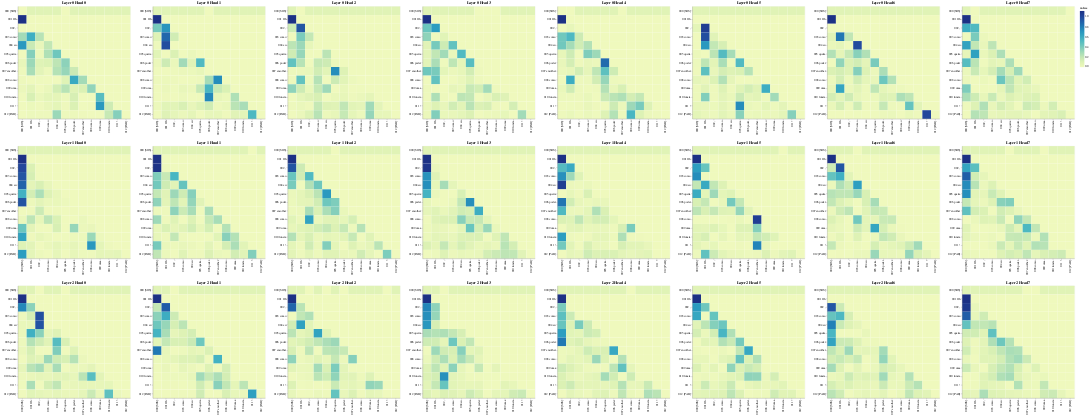

Write notebook code for a chart like this one.
### Code cell
layers = [0, 1, 2]
heads = [0, 1, 2, 3, 4, 5, 6, 7]

# Encoder Self-Attention
get_all_attention_maps("decoder", layers, heads, decoder_input_tokens, decoder_input_tokens, min(20, sentence_len))

### Figure 1 — Vega-Lite specification as saved in the notebook (floating-point values rounded to 4 significant figures; data arrays with more than 128 entries replaced by an {"elided": "..."} marker saying what was removed)
{"config": {"view": {"continuousWidth": 400, "continuousHeight": 300}}, "vconcat": [{"hconcat": [{"data": {"name": "data-1287518b8c2a91625d028aff295a7bdc"}, "mark": "rect", "encoding": {"color": {"field": "value", "type": "quantitative"}, "tooltip": [{"field": "row", "type": "quantitative"}, {"field": "column", "type": "quantitative"}, {"field": "value", "type": "quantitative"}, {"field": "row_token", "type": "nominal"}, {"field": "col_token", "type": "nominal"}], "x": {"axis": {"title": ""}, "field": "col_token", "type": "nominal"}, "y": {"axis": {"title": ""}, "field": "row_token", "type": "nominal"}}, "height": 400, "selection": {"selector073": {"type": "interval", "bind": "scales", "encodings": ["x", "y"]}}, "title": "Layer 0 Head 0", "width": 400}, {"data": {"name": "data-7558d588761920f6faf2c0345868d32f"}, "mark": "rect", "encoding": {"color": {"field": "value", "type": "quantitative"}, "tooltip": [{"field": "row", "type": "quantitative"}, {"field": "column", "type": "quantitative"}, {"field": "value", "type": "quantitative"}, {"field": "row_token", "type": "nominal"}, {"field": "col_token", "type": "nominal"}], "x": {"axis": {"title": ""}, "field": "col_token", "type": "nominal"}, "y": {"axis": {"title": ""}, "field": "row_token", "type": "nominal"}}, "height": 400, "selection": {"selector074": {"type": "interval", "bind": "scales", "encodings": ["x", "y"]}}, "title": "Layer 0 Head 1", "width": 400}, {"data": {"name": "data-f9934fe30c2fa0f59b81b7bdd1dc2fcc"}, "mark": "rect", "encoding": {"color": {"field": "value", "type": "quantitative"}, "tooltip": [{"field": "row", "type": "quantitative"}, {"field": "column", "type": "quantitative"}, {"field": "value", "type": "quantitative"}, {"field": "row_token", "type": "nominal"}, {"field": "col_token", "type": "nominal"}], "x": {"axis": {"title": ""}, "field": "col_token", "type": "nominal"}, "y": {"axis": {"title": ""}, "field": "row_token", "type": "nominal"}}, "height": 400, "selection": {"selector075": {"type": "interval", "bind": "scales", "encodings": ["x", "y"]}}, "title": "Layer 0 Head 2", "width": 400}, {"data": {"name": "data-dfbddc54a58456bec629a870340a66e0"}, "mark": "rect", "encoding": {"color": {"field": "value", "type": "quantitative"}, "tooltip": [{"field": "row", "type": "quantitative"}, {"field": "column", "type": "quantitative"}, {"field": "value", "type": "quantitative"}, {"field": "row_token", "type": "nominal"}, {"field": "col_token", "type": "nominal"}], "x": {"axis": {"title": ""}, "field": "col_token", "type": "nominal"}, "y": {"axis": {"title": ""}, "field": "row_token", "type": "nominal"}}, "height": 400, "selection": {"selector076": {"type": "interval", "bind": "scales", "encodings": ["x", "y"]}}, "title": "Layer 0 Head 3", "width": 400}, {"data": {"name": "data-4988aef2f304e617478095d0dcf6752a"}, "mark": "rect", "encoding": {"color": {"field": "value", "type": "quantitative"}, "tooltip": [{"field": "row", "type": "quantitative"}, {"field": "column", "type": "quantitative"}, {"field": "value", "type": "quantitative"}, {"field": "row_token", "type": "nominal"}, {"field": "col_token", "type": "nominal"}], "x": {"axis": {"title": ""}, "field": "col_token", "type": "nominal"}, "y": {"axis": {"title": ""}, "field": "row_token", "type": "nominal"}}, "height": 400, "selection": {"selector077": {"type": "interval", "bind": "scales", "encodings": ["x", "y"]}}, "title": "Layer 0 Head 4", "width": 400}, {"data": {"name": "data-427bfe737bd9a2bc926ce1474c1c30ce"}, "mark": "rect", "encoding": {"color": {"field": "value", "type": "quantitative"}, "tooltip": [{"field": "row", "type": "quantitative"}, {"field": "column", "type": "quantitative"}, {"field": "value", "type": "quantitative"}, {"field": "row_token", "type": "nominal"}, {"field": "col_token", "type": "nominal"}], "x": {"axis": {"title": ""}, "field": "col_token", "type": "nominal"}, "y": {"axis": {"title": ""}, "field": "row_token", "type": "nominal"}}, "height": 400, "selection": {"selector078": {"type": "interval", "bind": "scales", "encodings": ["x", "y"]}}, "title": "Layer 0 Head 5", "width": 400}, {"data": {"name": "data-cbac80082a35118b2bd616a7651ee070"}, "mark": "rect", "encoding": {"color": {"field": "value", "type": "quantitative"}, "tooltip": [{"field": "row", "type": "quantitative"}, {"field": "column", "type": "quantitative"}, {"field": "value", "type": "quantitative"}, {"field": "row_token", "type": "nominal"}, {"field": "col_token", "type": "nominal"}], "x": {"axis": {"title": ""}, "field": "col_token", "type": "nominal"}, "y": {"axis": {"title": ""}, "field": "row_token", "type": "nominal"}}, "height": 400, "selection": {"selector079": {"type": "interval", "bind": "scales", "encodings": ["x", "y"]}}, "title": "Layer 0 Head 6", "width": 400}, {"data": {"name": "data-3847459eb4e75ff86e25ecc2ed0479ba"}, "mark": "rect", "encoding": {"color": {"field": "value", "type": "quantitative"}, "tooltip": [{"field": "row", "type": "quantitative"}, {"field": "column", "type": "quantitative"}, {"field": "value", "type": "quantitative"}, {"field": "row_token", "type": "nominal"}, {"field": "col_token", "type": "nominal"}], "x": {"axis": {"title": ""}, "field": "col_token", "type": "nominal"}, "y": {"axis": {"title": ""}, "field": "row_token", "type": "nominal"}}, "height": 400, "selection": {"selector080": {"type": "interval", "bind": "scales", "encodings": ["x", "y"]}}, "title": "Layer 0 Head 7", "width": 400}]}, {"hconcat": [{"data": {"name": "data-6a114a9e0f77403b73c93722f071e978"}, "mark": "rect", "encoding": {"color": {"field": "value", "type": "quantitative"}, "tooltip": [{"field": "row", "type": "quantitative"}, {"field": "column", "type": "quantitative"}, {"field": "value", "type": "quantitative"}, {"field": "row_token", "type": "nominal"}, {"field": "col_token", "type": "nominal"}], "x": {"axis": {"title": ""}, "field": "col_token", "type": "nominal"}, "y": {"axis": {"title": ""}, "field": "row_token", "type": "nominal"}}, "height": 400, "selection": {"selector081": {"type": "interval", "bind": "scales", "encodings": ["x", "y"]}}, "title": "Layer 1 Head 0", "width": 400}, {"data": {"name": "data-20431f187365e6155cc66eadd2d42dd9"}, "mark": "rect", "encoding": {"color": {"field": "value", "type": "quantitative"}, "tooltip": [{"field": "row", "type": "quantitative"}, {"field": "column", "type": "quantitative"}, {"field": "value", "type": "quantitative"}, {"field": "row_token", "type": "nominal"}, {"field": "col_token", "type": "nominal"}], "x": {"axis": {"title": ""}, "field": "col_token", "type": "nominal"}, "y": {"axis": {"title": ""}, "field": "row_token", "type": "nominal"}}, "height": 400, "selection": {"selector082": {"type": "interval", "bind": "scales", "encodings": ["x", "y"]}}, "title": "Layer 1 Head 1", "width": 400}, {"data": {"name": "data-e74c17102c75a1d6f1b9da288a259b79"}, "mark": "rect", "encoding": {"color": {"field": "value", "type": "quantitative"}, "tooltip": [{"field": "row", "type": "quantitative"}, {"field": "column", "type": "quantitative"}, {"field": "value", "type": "quantitative"}, {"field": "row_token", "type": "nominal"}, {"field": "col_token", "type": "nominal"}], "x": {"axis": {"title": ""}, "field": "col_token", "type": "nominal"}, "y": {"axis": {"title": ""}, "field": "row_token", "type": "nominal"}}, "height": 400, "selection": {"selector083": {"type": "interval", "bind": "scales", "encodings": ["x", "y"]}}, "title": "Layer 1 Head 2", "width": 400}, {"data": {"name": "data-86a38a5c907898faefc7f5de890126e3"}, "mark": "rect", "encoding": {"color": {"field": "value", "type": "quantitative"}, "tooltip": [{"field": "row", "type": "quantitative"}, {"field": "column", "type": "quantitative"}, {"field": "value", "type": "quantitative"}, {"field": "row_token", "type": "nominal"}, {"field": "col_token", "type": "nominal"}], "x": {"axis": {"title": ""}, "field": "col_token", "type": "nominal"}, "y": {"axis": {"title": ""}, "field": "row_token", "type": "nominal"}}, "height": 400, "selection": {"selector084": {"type": "interval", "bind": "scales", "encodings": ["x", "y"]}}, "title": "Layer 1 Head 3", "width": 400}, {"data": {"name": "data-92c2093aee952a4b03072dccf6bddcf9"}, "mark": "rect", "encoding": {"color": {"field": "value", "type": "quantitative"}, "tooltip": [{"field": "row", "type": "quantitative"}, {"field": "column", "type": "quantitative"}, {"field": "value", "type": "quantitative"}, {"field": "row_token", "type": "nominal"}, {"field": "col_token", "type": "nominal"}], "x": {"axis": {"title": ""}, "field": "col_token", "type": "nominal"}, "y": {"axis": {"title": ""}, "field": "row_token", "type": "nominal"}}, "height": 400, "selection": {"selector085": {"type": "interval", "bind": "scales", "encodings": ["x", "y"]}}, "title": "Layer 1 Head 4", "width": 400}, {"data": {"name": "data-cee5aed502c3f3d9adfe298b20069e75"}, "mark": "rect", "encoding": {"color": {"field": "value", "type": "quantitative"}, "tooltip": [{"field": "row", "type": "quantitative"}, {"field": "column", "type": "quantitative"}, {"field": "value", "type": "quantitative"}, {"field": "row_token", "type": "nominal"}, {"field": "col_token", "type": "nominal"}], "x": {"axis": {"title": ""}, "field": "col_token", "type": "nominal"}, "y": {"axis": {"title": ""}, "field": "row_token", "type": "nominal"}}, "height": 400, "selection": {"selector086": {"type": "interval", "bind": "scales", "encodings": ["x", "y"]}}, "title": "Layer 1 Head 5", "width": 400}, {"data": {"name": "data-3ea32a17e7e91b996983c147a04092c6"}, "mark": "rect", "encoding": {"color": {"field": "value", "type": "quantitative"}, "tooltip": [{"field": "row", "type": "quantitative"}, {"field": "column", "type": "quantitative"}, {"field": "value", "type": "quantitative"}, {"field": "row_token", "type": "nominal"}, {"field": "col_token", "type": "nominal"}], "x": {"axis": {"title": ""}, "field": "col_token", "type": "nominal"}, "y": {"axis": {"title": ""}, "field": "row_token", "type": "nominal"}}, "height": 400, "selection": {"selector087": {"type": "interval", "bind": "scales", "encodings": ["x", "y"]}}, "title": "Layer 1 Head 6", "width": 400}, {"data": {"name": "data-5343f0fb4efe6327ff675f6a7ef1357b"}, "mark": "rect", "encoding": {"color": {"field": "value", "type": "quantitative"}, "tooltip": [{"field": "row", "type": "quantitative"}, {"field": "column", "type": "quantitative"}, {"field": "value", "type": "quantitative"}, {"field": "row_token", "type": "nominal"}, {"field": "col_token", "type": "nominal"}], "x": {"axis": {"title": ""}, "field": "col_token", "type": "nominal"}, "y": {"axis": {"title": ""}, "field": "row_token", "type": "nominal"}}, "height": 400, "selection": {"selector088": {"type": "interval", "bind": "scales", "encodings": ["x", "y"]}}, "title": "Layer 1 Head 7", "width": 400}]}, {"hconcat": [{"data": {"name": "data-f970c5d499b325030157a6d7431487c3"}, "mark": "rect", "encoding": {"color": {"field": "value", "type": "quantitative"}, "tooltip": [{"field": "row", "type": "quantitative"}, {"field": "column", "type": "quantitative"}, {"field": "value", "type": "quantitative"}, {"field": "row_token", "type": "nominal"}, {"field": "col_token", "type": "nominal"}], "x": {"axis": {"title": ""}, "field": "col_token", "type": "nominal"}, "y": {"axis": {"title": ""}, "field": "row_token", "type": "nominal"}}, "height": 400, "selection": {"selector089": {"type": "interval", "bind": "scales", "encodings": ["x", "y"]}}, "title": "Layer 2 Head 0", "width": 400}, {"data": {"name": "data-26170f23cdcbb66b90b7d0dba2980aec"}, "mark": "rect", "encoding": {"color": {"field": "value", "type": "quantitative"}, "tooltip": [{"field": "row", "type": "quantitative"}, {"field": "column", "type": "quantitative"}, {"field": "value", "type": "quantitative"}, {"field": "row_token", "type": "nominal"}, {"field": "col_token", "type": "nominal"}], "x": {"axis": {"title": ""}, "field": "col_token", "type": "nominal"}, "y": {"axis": {"title": ""}, "field": "row_token", "type": "nominal"}}, "height": 400, "selection": {"selector090": {"type": "interval", "bind": "scales", "encodings": ["x", "y"]}}, "title": "Layer 2 Head 1", "width": 400}, {"data": {"name": "data-22896ff65778b198d85f287b8342093f"}, "mark": "rect", "encoding": {"color": {"field": "value", "type": "quantitative"}, "tooltip": [{"field": "row", "type": "quantitative"}, {"field": "column", "type": "quantitative"}, {"field": "value", "type": "quantitative"}, {"field": "row_token", "type": "nominal"}, {"field": "col_token", "type": "nominal"}], "x": {"axis": {"title": ""}, "field": "col_token", "type": "nominal"}, "y": {"axis": {"title": ""}, "field": "row_token", "type": "nominal"}}, "height": 400, "selection": {"selector091": {"type": "interval", "bind": "scales", "encodings": ["x", "y"]}}, "title": "Layer 2 Head 2", "width": 400}, {"data": {"name": "data-a4ad6d29de20bc2f94a1a43cf78ab95e"}, "mark": "rect", "encoding": {"color": {"field": "value", "type": "quantitative"}, "tooltip": [{"field": "row", "type": "quantitative"}, {"field": "column", "type": "quantitative"}, {"field": "value", "type": "quantitative"}, {"field": "row_token", "type": "nominal"}, {"field": "col_token", "type": "nominal"}], "x": {"axis": {"title": ""}, "field": "col_token", "type": "nominal"}, "y": {"axis": {"title": ""}, "field": "row_token", "type": "nominal"}}, "height": 400, "selection": {"selector092": {"type": "interval", "bind": "scales", "encodings": ["x", "y"]}}, "title": "Layer 2 Head 3", "width": 400}, {"data": {"name": "data-c730fd6208de04f546b78565861d79a2"}, "mark": "rect", "encoding": {"color": {"field": "value", "type": "quantitative"}, "tooltip": [{"field": "row", "type": "quantitative"}, {"field": "column", "type": "quantitative"}, {"field": "value", "type": "quantitative"}, {"field": "row_token", "type": "nominal"}, {"field": "col_token", "type": "nominal"}], "x": {"axis": {"title": ""}, "field": "col_token", "type": "nominal"}, "y": {"axis": {"title": ""}, "field": "row_token", "type": "nominal"}}, "height": 400, "selection": {"selector093": {"type": "interval", "bind": "scales", "encodings": ["x", "y"]}}, "title": "Layer 2 Head 4", "width": 400}, {"data": {"name": "data-f1048f14439a9f35f0931da1b6741aaa"}, "mark": "rect", "encoding": {"color": {"field": "value", "type": "quantitative"}, "tooltip": [{"field": "row", "type": "quantitative"}, {"field": "column", "type": "quantitative"}, {"field": "value", "type": "quantitative"}, {"field": "row_token", "type": "nominal"}, {"field": "col_token", "type": "nominal"}], "x": {"axis": {"title": ""}, "field": "col_token", "type": "nominal"}, "y": {"axis": {"title": ""}, "field": "row_token", "type": "nominal"}}, "height": 400, "selection": {"selector094": {"type": "interval", "bind": "scales", "encodings": ["x", "y"]}}, "title": "Layer 2 Head 5", "width": 400}, {"data": {"name": "data-1a04d3ea1ef0e427f7bd8aa24cc57f2e"}, "mark": "rect", "encoding": {"color": {"field": "value", "type": "quantitative"}, "tooltip": [{"field": "row", "type": "quantitative"}, {"field": "column", "type": "quantitative"}, {"field": "value", "type": "quantitative"}, {"field": "row_token", "type": "nominal"}, {"field": "col_token", "type": "nominal"}], "x": {"axis": {"title": ""}, "field": "col_token", "type": "nominal"}, "y": {"axis": {"title": ""}, "field": "row_token", "type": "nominal"}}, "height": 400, "selection": {"selector095": {"type": "interval", "bind": "scales", "encodings": ["x", "y"]}}, "title": "Layer 2 Head 6", "width": 400}, {"data": {"name": "data-f913a8a03e93a30db5a89491bc63dfd9"}, "mark": "rect", "encoding": {"color": {"field": "value", "type": "quantitative"}, "tooltip": [{"field": "row", "type": "quantitative"}, {"field": "column", "type": "quantitative"}, {"field": "value", "type": "quantitative"}, {"field": "row_token", "type": "nominal"}, {"field": "col_token", "type": "nominal"}], "x": {"axis": {"title": ""}, "field": "col_token", "type": "nominal"}, "y": {"axis": {"title": ""}, "field": "row_token", "type": "nominal"}}, "height": 400, "selection": {"selector096": {"type": "interval", "bind": "scales", "encodings": ["x", "y"]}}, "title": "Layer 2 Head 7", "width": 400}]}], "$schema": "https://vega.github.io/schema/vega-lite/v4.17.0.json", "datasets": {"data-1287518b8c2a91625d028aff295a7bdc": {"elided": "169 records"}, "data-7558d588761920f6faf2c0345868d32f": {"elided": "169 records"}, "data-f9934fe30c2fa0f59b81b7bdd1dc2fcc": {"elided": "169 records"}, "data-dfbddc54a58456bec629a870340a66e0": {"elided": "169 records"}, "data-4988aef2f304e617478095d0dcf6752a": {"elided": "169 records"}, "data-427bfe737bd9a2bc926ce1474c1c30ce": {"elided": "169 records"}, "data-cbac80082a35118b2bd616a7651ee070": {"elided": "169 records"}, "data-3847459eb4e75ff86e25ecc2ed0479ba": {"elided": "169 records"}, "data-6a114a9e0f77403b73c93722f071e978": {"elided": "169 records"}, "data-20431f187365e6155cc66eadd2d42dd9": {"elided": "169 records"}, "data-e74c17102c75a1d6f1b9da288a259b79": {"elided": "169 records"}, "data-86a38a5c907898faefc7f5de890126e3": {"elided": "169 records"}, "data-92c2093aee952a4b03072dccf6bddcf9": {"elided": "169 records"}, "data-cee5aed502c3f3d9adfe298b20069e75": {"elided": "169 records"}, "data-3ea32a17e7e91b996983c147a04092c6": {"elided": "169 records"}, "data-5343f0fb4efe6327ff675f6a7ef1357b": {"elided": "169 records"}, "data-f970c5d499b325030157a6d7431487c3": {"elided": "169 records"}, "data-26170f23cdcbb66b90b7d0dba2980aec": {"elided": "169 records"}, "data-22896ff65778b198d85f287b8342093f": {"elided": "169 records"}, "data-a4ad6d29de20bc2f94a1a43cf78ab95e": {"elided": "169 records"}, "data-c730fd6208de04f546b78565861d79a2": {"elided": "169 records"}, "data-f1048f14439a9f35f0931da1b6741aaa": {"elided": "169 records"}, "data-1a04d3ea1ef0e427f7bd8aa24cc57f2e": {"elided": "169 records"}, "data-f913a8a03e93a30db5a89491bc63dfd9": {"elided": "169 records"}}}
